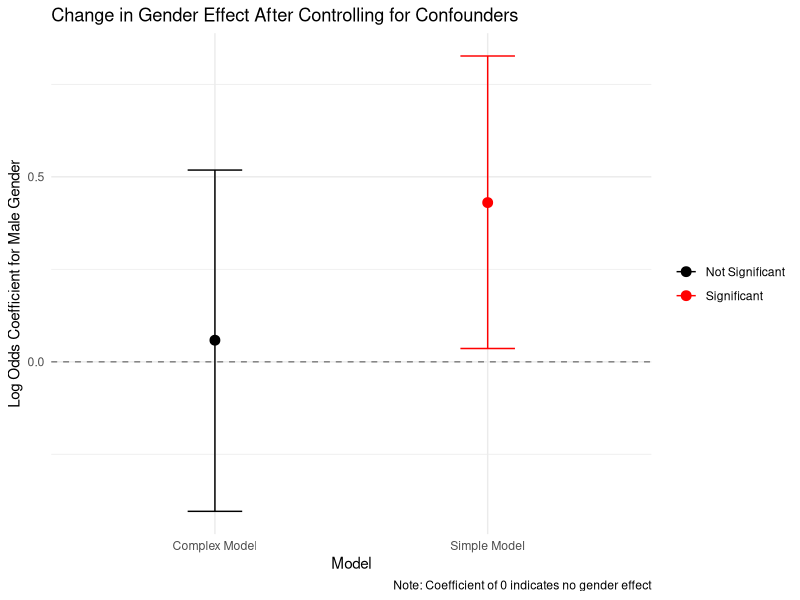
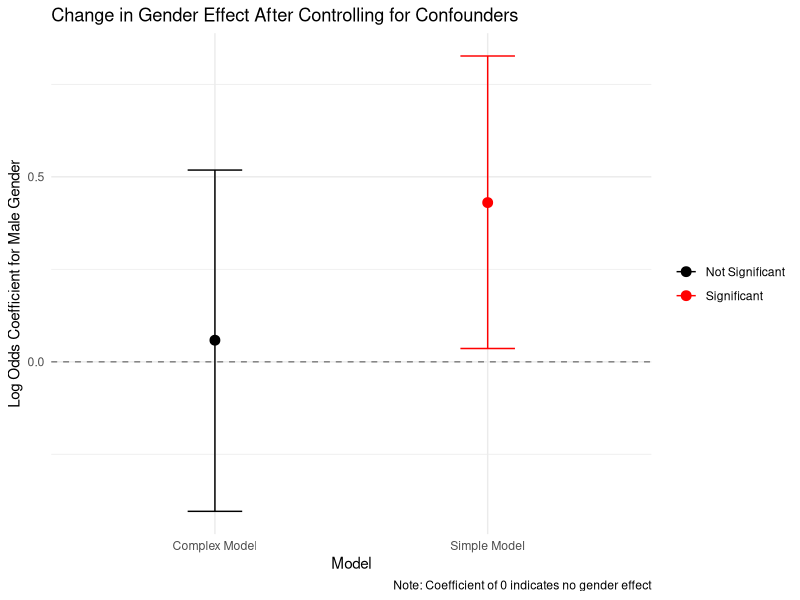

Write R code to recreate these figures, in order.
## ---- chunk 1
knitr::opts_chunk$set(echo = TRUE)
knitr::opts_chunk$set(message=FALSE)
## ---- chunk 2
library(dplyr)
library(readr)
library(tidyr)
library(ggplot2)
## ---- chunk 3

salary_data <- read.table("salary.txt", header = TRUE)
# cat("Initial dataset dimensions:", dim(salary_data)[1], "rows")

n_professors <- length(unique(salary_data$id))
# cat("\nNumber of unique professors (IDs):", n_professors, "\n")

# Find professors by IDs that were Assistant at some point
assistant_ids <- salary_data %>%
  filter(rank == "Assist") %>%
  pull(id) %>%
  unique()
# cat("\nNumber of professors who were Assistant at some point:", length(assistant_ids), "\n")

# Filter the data to keep all rows for professors who were Assistant at some point
filtered_data <- salary_data %>%
  filter(id %in% assistant_ids)

# cat("\nGender distribution (unique professors):\n")
gender_distribution_o <- salary_data %>%
  select(id, sex) %>%
  distinct() %>%
  group_by(sex) %>%
  summarise(count = n()) %>%
  mutate(percentage = count / sum(count) * 100)
# print(gender_distribution_o)

# cat("\nGender distribution (unique professors):\n")
gender_distribution_f <- filtered_data %>%
  select(id, sex) %>%
  distinct() %>%
  group_by(sex) %>%
  summarise(count = n()) %>%
  mutate(percentage = count / sum(count) * 100)
# print(gender_distribution_f)
## ---- chunk 4
# Find IDs of professors who were Associates at some point
associate_ids <- filtered_data %>%
  filter(rank == "Assoc") %>%
  pull(id) %>%
  unique()

# cat("Number of professors who were Associates at some point:", length(associate_ids), "\n")

# Filter to keep only those professors (but keep all their rows)
associate_data <- filtered_data %>%
  filter(id %in% associate_ids)

# Gender distribution of the Associate professors
gender_distribution_associate <- associate_data %>%
  select(id, sex) %>%
  distinct() %>%
  group_by(sex) %>%
  summarise(count = n()) %>%
  mutate(percentage = count / sum(count) * 100)

# cat("\nGender distribution of professors who became Associates:\n")
# print(gender_distribution_associate)


## ---- chunk 5

promotion_years <- associate_data %>%
  group_by(id) %>%
  summarize(
    # First year as Associate
    first_assoc_year = min(year[rank == "Assoc"], na.rm = TRUE),
    
    # First year as Full (if applicable)
    first_full_year = min(year[rank == "Full"], na.rm = TRUE),

    # Check if they were ever promoted to Full
    promoted_to_full = any(rank == "Full"),
    
    # Count the number of years as Associate
    years_as_assoc = sum(rank == "Assoc", na.rm = TRUE),

    # Get gender (assuming it will be the same for all records of an ID)
    sex = first(sex)
  ) %>%
  # Replace infinite values with NA for professors who never became Full
  mutate(
    first_full_year = if_else(is.infinite(first_full_year), NA_real_, first_full_year)
  )

# Calculate the years it took to be promoted from Associate to Full
promotion_years <- promotion_years %>%
  mutate(
    # Calculate years from Associate to Full
    assoc_to_full = if_else(promoted_to_full, 
                           first_full_year - first_assoc_year,
                           NA_real_)
  )

# Calculate promotion time statistics by gender
promotion_time_by_gender <- promotion_years %>%
  filter(!is.na(assoc_to_full)) %>%
  group_by(sex) %>%
  summarize(
    n = n(),
    mean_years = mean(assoc_to_full),
    median_years = median(assoc_to_full),
    min_years = min(assoc_to_full),
    max_years = max(assoc_to_full),
    standard_deviation = sd(assoc_to_full)
  )

print(promotion_time_by_gender)

# Merge the promotion time back to the original data
lookup_table <- promotion_years %>%
  select(id, assoc_to_full, first_assoc_year, first_full_year, promoted_to_full, years_as_assoc)

associate_data_with_time <- associate_data %>%
  left_join(lookup_table, by = "id")

# Create a professor-level dataset with the requested variables
professor_summary_all <- associate_data_with_time %>%
  # Group by professor ID
  group_by(id) %>%
  # Keep first observation of each variable (they should be consistent within ID)
  summarize(
    sex = first(sex),
    deg = first(deg),
    yrdeg = first(yrdeg),
    field = first(field),
    startyr = first(startyr),
    first_assoc_year = first(first_assoc_year),
    assoc_to_full = first(assoc_to_full),
    first_full_year = first(first_full_year),
    promoted_to_full = first(promoted_to_full),
    years_as_assoc = first(years_as_assoc)
  )

# Filter out professors who spent less than 4 years as Associate
professor_summary <- professor_summary_all %>%
  filter(years_as_assoc >= 4)

## ---- chunk 6
# Set female as the reference level
professor_summary$sex <- factor(professor_summary$sex, levels = c("F", "M"))

# Run simple logistic regression
simple_model <- glm(promoted_to_full ~ sex, 
            data = professor_summary, 
            family = binomial(link = "logit"))

# summary(simple_model)
## ---- chunk 7
# Ensure categorical variables are properly coded as factors
professor_summary$sex <- factor(professor_summary$sex, levels = c("F", "M"))
professor_summary$deg <- factor(professor_summary$deg)
professor_summary$field <- factor(professor_summary$field)

complex_model <- glm(promoted_to_full ~ sex + deg + yrdeg + field + startyr + first_assoc_year, 
                    data = professor_summary, 
                    family = binomial(link = "logit"))
# summary(complex_model)
## ---- chunk 8

gender_simple <- coef(simple_model)["sexM"]
gender_complex <- coef(complex_model)["sexM"]

odds_ratio_simple <- exp(gender_simple)
odds_ratio_complex <- exp(gender_complex)

ci_simple <- exp(confint(simple_model)["sexM", ])
ci_complex <- exp(confint(complex_model)["sexM", ])

change_absolute <- gender_complex - gender_simple
change_percent <- (gender_complex - gender_simple) / gender_simple * 100

# Create a summary of the comparison
cat("Comparison of Gender Effect Between Models\n")

#cat("Simple Model (Gender Only):\n")
#cat("  Coefficient:", round(gender_simple, 4), "\n")
#cat("  Odds Ratio:", round(odds_ratio_simple, 4), "\n")
#cat("  95% CI:", round(ci_simple[1], 4), "to", round(ci_simple[2], 4), "\n")
#cat("  p-value:", round(summary(simple_model)$coefficients["sexM", "Pr(>|z|)"], 4), "\n\n")

#cat("Complex Model (With Confounders):\n")
#cat("  Coefficient:", round(gender_complex, 4), "\n")
#cat("  Odds Ratio:", round(odds_ratio_complex, 4), "\n")
#cat("  95% CI:", round(ci_complex[1], 4), "to", round(ci_complex[2], 4), "\n")
#cat("  p-value:", round(summary(complex_model)$coefficients["sexM", "Pr(>|z|)"], 4), "\n\n")

#cat("Change in Gender Effect:\n")
#cat("  Absolute change in coefficient:", round(change_absolute, 4), "\n")
#cat("  Percent change:", round(change_percent, 1), "%\n\n")

model_comparison <- anova(simple_model, complex_model, test = "Chisq")
#cat("Model Comparison (ANOVA):\n")
#print(model_comparison)

plot_data <- data.frame(
  Model = c("Simple Model", "Complex Model"),
  Coefficient = c(gender_simple, gender_complex),
  LowerCI = c(log(ci_simple[1]), log(ci_complex[1])),
  UpperCI = c(log(ci_simple[2]), log(ci_complex[2])),
  Significant = c(
    summary(simple_model)$coefficients["sexM", "Pr(>|z|)"] < 0.05,
    summary(complex_model)$coefficients["sexM", "Pr(>|z|)"] < 0.05
  )
)

# Plot the gender coefficients with confidence intervals
ggplot(plot_data, aes(x = Model, y = Coefficient, color = Significant)) +
  geom_point(size = 3) +
  geom_errorbar(aes(ymin = LowerCI, ymax = UpperCI), width = 0.2) +
  geom_hline(yintercept = 0, linetype = "dashed", color = "gray50") +
  labs(
    title = "Change in Gender Effect After Controlling for Confounders",
    y = "Log Odds Coefficient for Male Gender",
    caption = "Note: Coefficient of 0 indicates no gender effect"
  ) +
  scale_color_manual(values = c("black", "red"), 
                     labels = c("Not Significant", "Significant")) +
  theme_minimal() +
  theme(legend.title = element_blank())

ggsave("gender_effect_comparison.png", width = 8, height = 6)
